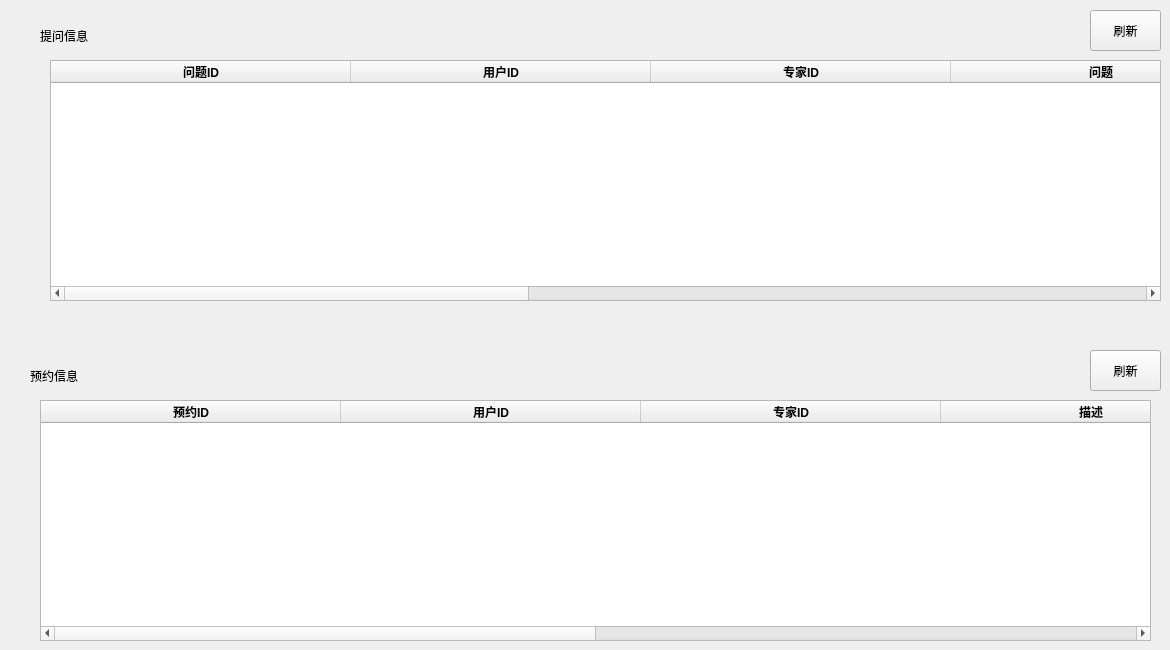
     <widget class="QWidget" name="tab_16">
      <attribute name="title">
       <string>用户邮箱</string>
      </attribute>
      <widget class="QTableWidget" name="user_emailqu_table">
       <property name="geometry">
        <rect>
         <x>50</x>
         <y>60</y>
         <width>1111</width>
         <height>241</height>
        </rect>
       </property>
       <property name="styleSheet">
        <string notr="true">font: 10pt &quot;微软雅黑&quot;;</string>
       </property>
       <property name="columnCount">
        <number>7</number>
       </property>
       <attribute name="horizontalHeaderDefaultSectionSize">
        <number>300</number>
       </attribute>
       <column>
        <property name="text">
         <string>问题ID</string>
        </property>
        <property name="font">
         <font>
          <weight>75</weight>
          <bold>true</bold>
         </font>
        </property>
       </column>
       <column>
        <property name="text">
         <string>用户ID</string>
        </property>
        <property name="font">
         <font>
          <weight>75</weight>
          <bold>true</bold>
         </font>
        </property>
       </column>
       <column>
        <property name="text">
         <string>专家ID</string>
        </property>
        <property name="font">
         <font>
          <weight>75</weight>
          <bold>true</bold>
         </font>
        </property>
       </column>
       <column>
        <property name="text">
         <string>问题</string>
        </property>
        <property name="font">
         <font>
          <weight>75</weight>
          <bold>true</bold>
         </font>
        </property>
       </column>
       <column>
        <property name="text">
         <string>回复</string>
        </property>
        <property name="font">
         <font>
          <weight>75</weight>
          <bold>true</bold>
         </font>
        </property>
       </column>
       <column>
        <property name="text">
         <string>日期</string>
        </property>
        <property name="font">
         <font>
          <weight>75</weight>
          <bold>true</bold>
         </font>
        </property>
       </column>
       <column>
        <property name="text">
         <string>评分</string>
        </property>
        <property name="font">
         <font>
          <weight>75</weight>
          <bold>true</bold>
         </font>
        </property>
       </column>
      </widget>
      <widget class="QLabel" name="label_38">
       <property name="geometry">
        <rect>
         <x>40</x>
         <y>10</y>
         <width>141</width>
         <height>51</height>
        </rect>
       </property>
       <property name="styleSheet">
        <string notr="true">font: 15pt &quot;黑体&quot;;</string>
       </property>
       <property name="text">
        <string>提问信息</string>
       </property>
      </widget>
      <widget class="QLabel" name="label_39">
       <property name="geometry">
        <rect>
         <x>30</x>
         <y>350</y>
         <width>141</width>
         <height>51</height>
        </rect>
       </property>
       <property name="styleSheet">
        <string notr="true">font: 15pt &quot;黑体&quot;;</string>
       </property>
       <property name="text">
        <string>预约信息</string>
       </property>
      </widget>
      <widget class="QTableWidget" name="user_emailap_table">
       <property name="geometry">
        <rect>
         <x>40</x>
         <y>400</y>
         <width>1111</width>
         <height>241</height>
        </rect>
       </property>
       <property name="styleSheet">
        <string notr="true">font: 10pt &quot;微软雅黑&quot;;</string>
       </property>
       <property name="columnCount">
        <number>6</number>
       </property>
       <attribute name="horizontalHeaderDefaultSectionSize">
        <number>300</number>
       </attribute>
       <column>
        <property name="text">
         <string>预约ID</string>
        </property>
        <property name="font">
         <font>
          <weight>75</weight>
          <bold>true</bold>
         </font>
        </property>
       </column>
       <column>
        <property name="text">
         <string>用户ID</string>
        </property>
        <property name="font">
         <font>
          <weight>75</weight>
          <bold>true</bold>
         </font>
        </property>
       </column>
       <column>
        <property name="text">
         <string>专家ID</string>
        </property>
        <property name="font">
         <font>
          <weight>75</weight>
          <bold>true</bold>
         </font>
        </property>
       </column>
       <column>
        <property name="text">
         <string>描述</string>
        </property>
        <property name="font">
         <font>
          <weight>75</weight>
          <bold>true</bold>
         </font>
        </property>
       </column>
       <column>
        <property name="text">
         <string>预约日期</string>
        </property>
        <property name="font">
         <font>
          <weight>75</weight>
          <bold>true</bold>
         </font>
        </property>
       </column>
       <column>
        <property name="text">
         <string>结果</string>
        </property>
        <property name="font">
         <font>
          <weight>75</weight>
          <bold>true</bold>
         </font>
        </property>
       </column>
      </widget>
      <widget class="QPushButton" name="user_emailflushqu">
       <property name="geometry">
        <rect>
         <x>1090</x>
         <y>10</y>
         <width>71</width>
         <height>41</height>
        </rect>
       </property>
       <property name="styleSheet">
        <string notr="true">font: 10pt &quot;黑体&quot;;</string>
       </property>
       <property name="text">
        <string>刷新</string>
       </property>
      </widget>
      <widget class="QPushButton" name="user_emailflushap">
       <property name="geometry">
        <rect>
         <x>1090</x>
         <y>350</y>
         <width>71</width>
         <height>41</height>
        </rect>
       </property>
       <property name="styleSheet">
        <string notr="true">font: 10pt &quot;黑体&quot;;</string>
       </property>
       <property name="text">
        <string>刷新</string>
       </property>
      </widget>
     </widget>
